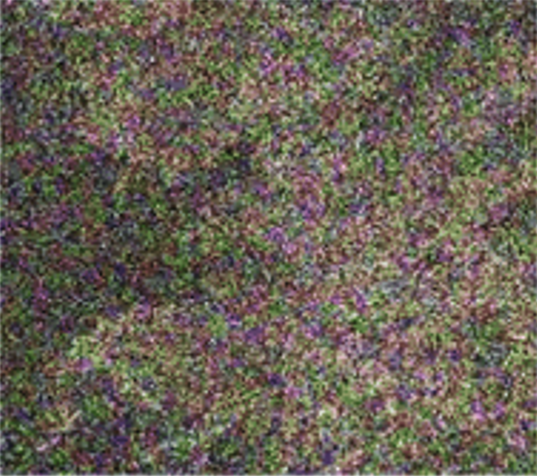
#> input picture DataSets/GaussianNoise/3.png, 537 x 476 px
$ python gaussi.py
#> lines starting #> are read from the running program, lines starting #| are printed output that depends on the picture
import cv2
import numpy as np

# Load the image
image = cv2.imread('3.png')
#> image is the input picture: shape (476, 537, 3); mean B, G, R 84.9, 97.9, 104.9
gray_image = cv2.cvtColor(image, cv2.COLOR_BGR2GRAY)
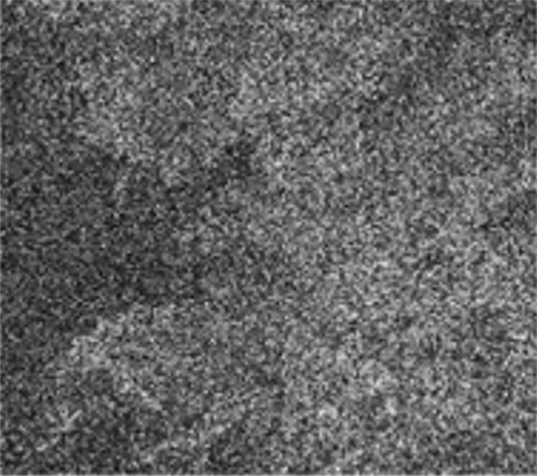
#> gray_image: shape (476, 537); min 13, max 229, mean 98.5

# Define the 3x3 Gaussian kernel with fixed weights
kernel = np.array([[1, 2, 1],
                   [2, 4, 2],
                   [1, 2, 1]]) / 16

# Create an empty array for the denoised image
denoised_image = np.zeros_like(gray_image, dtype=np.uint8)

# Get the kernel size
kernel_size = kernel.shape[0]

# Iterate over the image pixels
for x in range(kernel_size // 2, gray_image.shape[0] - kernel_size // 2):
    for y in range(kernel_size // 2, gray_image.shape[1] - kernel_size // 2):
        # Extract the local neighborhood
        local_region = gray_image[x - kernel_size // 2: x + kernel_size // 2 + 1,
                                  y - kernel_size // 2: y + kernel_size // 2 + 1]

        # Apply the Gaussian blur using the kernel
        smoothed_pixel = np.sum(local_region * kernel)

        # Store the result in the denoised image
        denoised_image[x, y] = smoothed_pixel

# Display the original and denoised images
cv2.imshow('Original Image', gray_image)
cv2.imshow('Denoised Image', denoised_image)
cv2.waitKey(0)
cv2.destroyAllWindows()

$ run again, with DataSets/GaussianNoise/4.png copied over DataSets/GaussianNoise/3.png
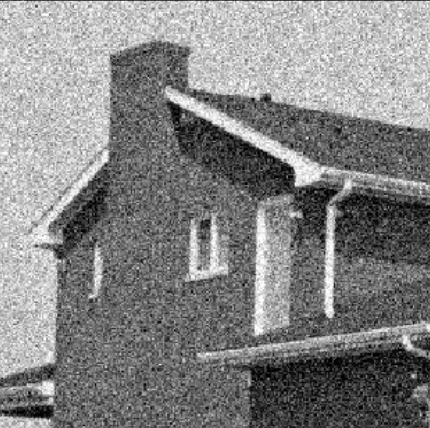
#> input picture DataSets/GaussianNoise/4.png, 430 x 428 px
#> image is the input picture: shape (428, 430, 3); mean B, G, R 132.5, 132.6, 132.5
#> after the loop `for x in range(kernel_size // 2, gray_image.shape[0] - kernel_size // ..`:
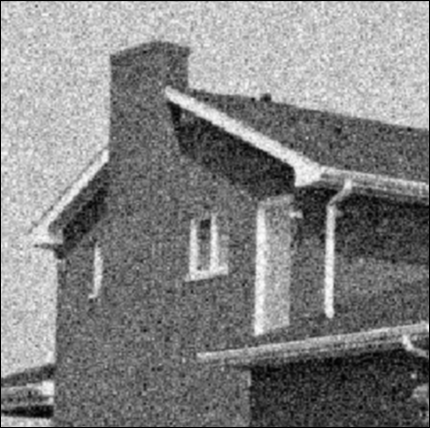
#> denoised_image: shape (428, 430); min 0, max 253, mean 130.9

$ run again, with DataSets/GaussianNoise/4_original.png copied over DataSets/GaussianNoise/3.png
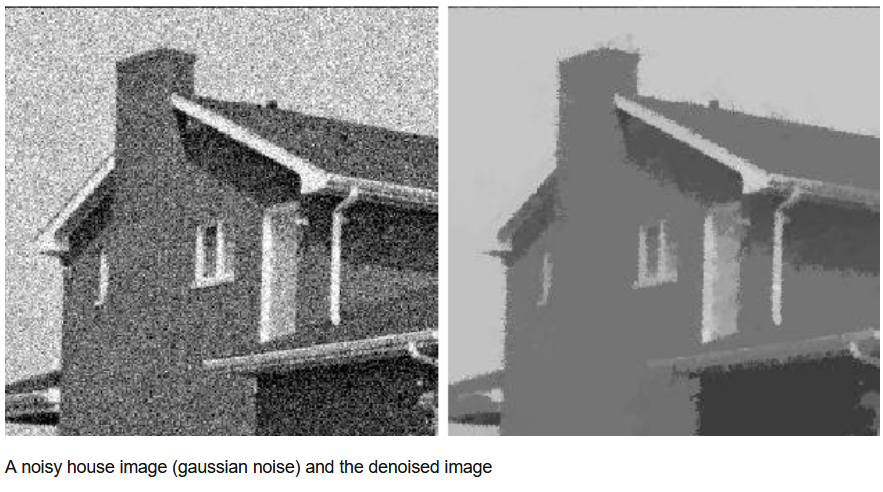
#> input picture DataSets/GaussianNoise/4_original.png, 883 x 492 px
#> image is the input picture: shape (492, 883, 3); mean B, G, R 151.8, 151.8, 151.8
#> after the loop `for x in range(kernel_size // 2, gray_image.shape[0] - kernel_size // ..`:
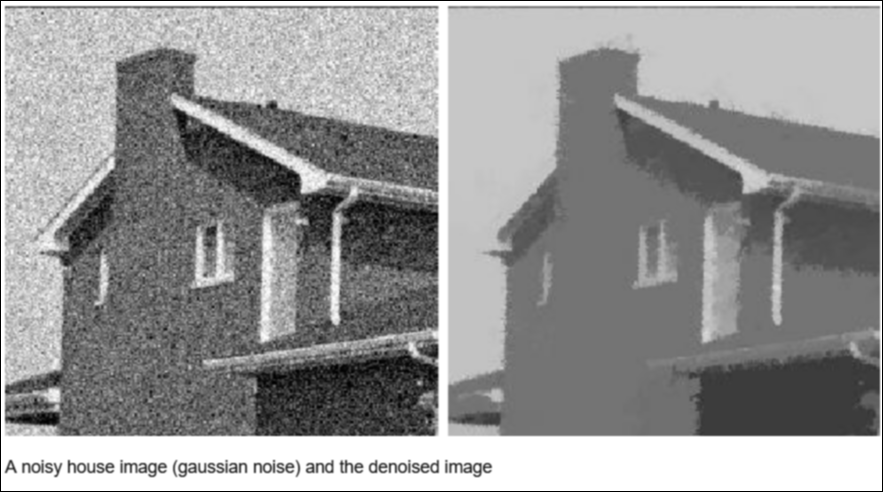
#> denoised_image: shape (492, 883); min 0, max 255, mean 149.9
